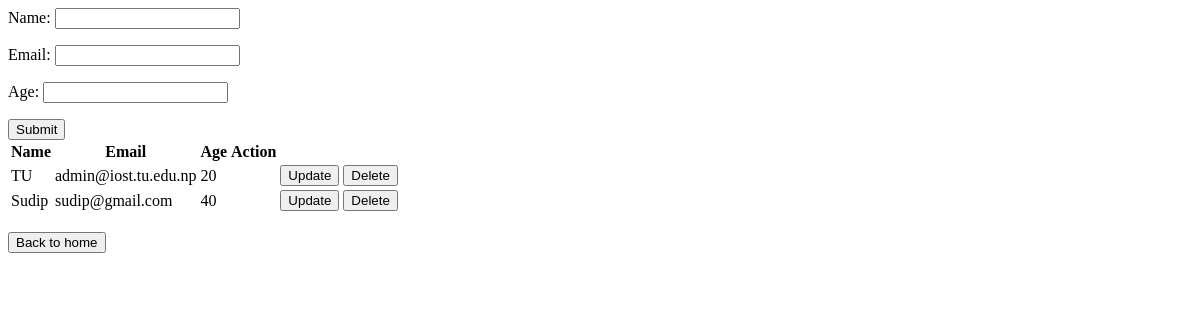
/add-student/, run on an earlier commit of the app's database.
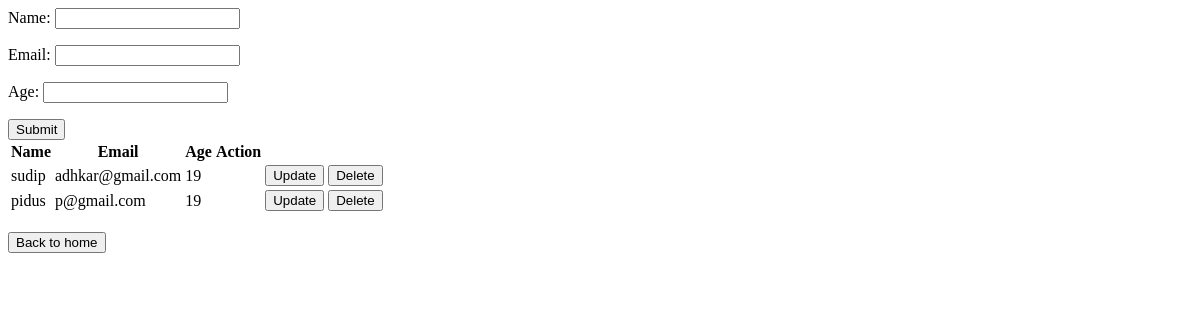
And on a later commit of the database.
### myapp/models.py (models this page shows, shortened)
class Student(models.Model):
    name = models.CharField(max_length=100)  # First name of the student
    email = models.EmailField(unique=True)  # Email (must be unique)
    age = models.IntegerField()  # Age of the student
    enrollment_date = models.DateTimeField(auto_now_add=True)  # Timestamp (when student was added)

### myapp/views.py (the view)
# urls.py: path('add-student/', views.create_student, name='add_student'),
def create_student(request):
    if request.method == 'POST':
        form = StudentForm(request.POST)  # Bind form data
        if form.is_valid():
            form.save()  # Save student data to the database
            return redirect('add_student')
    else:
        form = StudentForm()
    students = Student.objects.all()
    return render(request, 'form.html', {'form': form,'students': students})

### myapp/form.py
class StudentForm(forms.ModelForm):
    name = forms.CharField(label="Name", widget=forms.TextInput(attrs={'class': 'border p-2 rounded'}))
    email = forms.EmailField(label="Email", widget=forms.EmailInput(attrs={'class': 'border p-2 rounded'}))
    age = forms.IntegerField(label="Age", widget=forms.NumberInput(attrs={'class': 'border p-2 rounded'}))
    class Meta:
        model = Student
        fields = ['name', 'email', 'age']

### myapp/templates/form.html (shortened to what this page needs)
<form method="post">
    <div>
        {{ form.name.label_tag }}
        {{ form.name }}
    </div>
    <div>
        {{ form.email.label_tag }}
        {{ form.email }}
    </div>
    <div>
        {{ form.age.label_tag }}
        {{ form.age }}
    </div>
    <button type="submit">Submit</button>
    <table>
        <tr>
            <th> Name </th>
            <th> Email </th>
            <th> Age </th>
            <th>Action</th>
        </tr>
        {% for p in students %}
        <tr>
            <td>{{p.name}}</td>
            <td>{{p.email}}</td>
            <td> {{p.age}} </td>
            <td>
                <td>
    <a href="{% url 'update_student' p.id %}"><button type="button">Update</button></a>
    <a href="{% url 'delete_student' p.id %}"><button type="button">Delete</button></a>
</td>
            </td>
        </tr>
            {% endfor %}
    </table>
    <br>
<a href="/"><button>Back to home</button></a>
</form>

What changed in the data, as far as the page shows it:
removed Student: name "TU", email "admin@iost.tu.edu.np", age "20"
removed Student: name "Sudip", email "sudip@gmail.com", age "40"
added Student: name "sudip", email "adhkar@gmail.com", age "19"
added Student: name "pidus", email "p@gmail.com", age "19"
